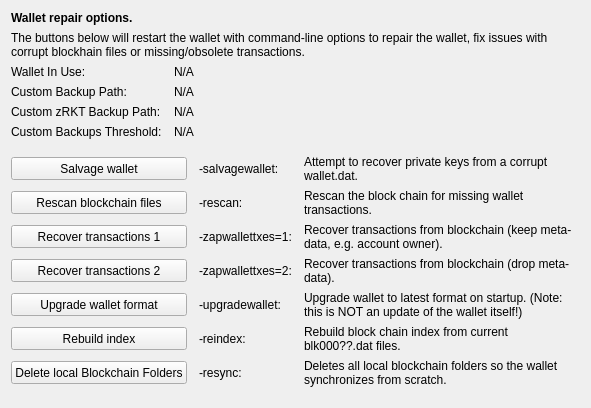
     <widget class="QWidget" name="tab_repair">
      <attribute name="title">
       <string>&amp;Wallet Repair</string>
      </attribute>
      <layout class="QGridLayout" name="gridLayout_4" columnstretch="0,0,0,0">
       <property name="horizontalSpacing">
        <number>12</number>
       </property>
       <item row="0" column="0" colspan="4">
        <widget class="QLabel" name="label_repair_header">
         <property name="font">
          <font>
           <weight>75</weight>
           <bold>true</bold>
          </font>
         </property>
         <property name="text">
          <string>Wallet repair options.</string>
         </property>
        </widget>
       </item>
       <item row="1" column="0" colspan="4">
        <widget class="QLabel" name="label_repair_helptext">
         <property name="font">
          <font>
           <weight>50</weight>
           <bold>false</bold>
          </font>
         </property>
         <property name="text">
          <string>The buttons below will restart the wallet with command-line options to repair the wallet, fix issues with corrupt blockhain files or missing/obsolete transactions.</string>
         </property>
         <property name="wordWrap">
          <bool>true</bool>
         </property>
        </widget>
       </item>
       <item row="2" column="0">
        <widget class="QLabel" name="wallet_path_label">
         <property name="text">
          <string>Wallet In Use:</string>
         </property>
        </widget>
       </item>
       <item row="2" column="1" colspan="3">
        <widget class="QLabel" name="wallet_path">
         <property name="cursor">
          <cursorShape>IBeamCursor</cursorShape>
         </property>
         <property name="text">
          <string>N/A</string>
         </property>
         <property name="textFormat">
          <enum>Qt::PlainText</enum>
         </property>
         <property name="textInteractionFlags">
          <set>Qt::LinksAccessibleByMouse|Qt::TextSelectableByKeyboard|Qt::TextSelectableByMouse</set>
         </property>
        </widget>
       </item>
       <item row="3" column="0">
        <widget class="QLabel" name="wallet_custombackuppath_label">
         <property name="visible">
          <bool>false</bool>
         </property>
         <property name="text">
          <string>Custom Backup Path:</string>
         </property>
        </widget>
       </item>
       <item row="3" column="1" colspan="3">
        <widget class="QLabel" name="wallet_custombackuppath">
         <property name="cursor">
          <cursorShape>IBeamCursor</cursorShape>
         </property>
         <property name="visible">
          <bool>false</bool>
         </property>
         <property name="text">
          <string>N/A</string>
         </property>
         <property name="textFormat">
          <enum>Qt::PlainText</enum>
         </property>
         <property name="textInteractionFlags">
          <set>Qt::LinksAccessibleByMouse|Qt::TextSelectableByKeyboard|Qt::TextSelectableByMouse</set>
         </property>
        </widget>
       </item>
       <item row="4" column="0">
        <widget class="QLabel" name="wallet_customzrktbackuppath_label">
         <property name="visible">
          <bool>false</bool>
         </property>
         <property name="text">
          <string>Custom zRKT Backup Path:</string>
         </property>
        </widget>
       </item>
       <item row="4" column="1" colspan="3">
        <widget class="QLabel" name="wallet_customzrktbackuppath">
         <property name="cursor">
          <cursorShape>IBeamCursor</cursorShape>
         </property>
         <property name="visible">
          <bool>false</bool>
         </property>
         <property name="text">
          <string>N/A</string>
         </property>
         <property name="textFormat">
          <enum>Qt::PlainText</enum>
         </property>
         <property name="textInteractionFlags">
          <set>Qt::LinksAccessibleByMouse|Qt::TextSelectableByKeyboard|Qt::TextSelectableByMouse</set>
         </property>
        </widget>
       </item>
       <item row="5" column="0">
        <widget class="QLabel" name="wallet_custombackupthreshold_label">
         <property name="visible">
          <bool>false</bool>
         </property>
         <property name="text">
          <string>Custom Backups Threshold:</string>
         </property>
        </widget>
       </item>
       <item row="5" column="1" colspan="3">
        <widget class="QLabel" name="wallet_custombackupthreshold">
         <property name="cursor">
          <cursorShape>IBeamCursor</cursorShape>
         </property>
         <property name="visible">
          <bool>false</bool>
         </property>
         <property name="text">
          <string>N/A</string>
         </property>
         <property name="textFormat">
          <enum>Qt::PlainText</enum>
         </property>
         <property name="textInteractionFlags">
          <set>Qt::LinksAccessibleByMouse|Qt::TextSelectableByKeyboard|Qt::TextSelectableByMouse</set>
         </property>
        </widget>
       </item>
       <item row="6" column="0">
        <spacer name="verticalSpacer_repair1">
         <property name="orientation">
          <enum>Qt::Vertical</enum>
         </property>
         <property name="sizeHint" stdset="0">
          <size>
           <width>10</width>
           <height>10</height>
          </size>
         </property>
        </spacer>
       </item>
       <item row="7" column="0" colspan="2">
        <widget class="QPushButton" name="btn_salvagewallet">
         <property name="minimumSize">
          <size>
           <width>100</width>
           <height>23</height>
          </size>
         </property>
         <property name="text">
          <string>Salvage wallet</string>
         </property>
        </widget>
       </item>
       <item row="7" column="2">
        <widget class="QLabel" name="label_repair_salvage_command">
         <property name="text">
          <string notr="true">-salvagewallet:</string>
         </property>
        </widget>
       </item>
       <item row="7" column="3">
        <widget class="QLabel" name="label_repair_salvage">
         <property name="text">
          <string>Attempt to recover private keys from a corrupt wallet.dat.</string>
         </property>
         <property name="wordWrap">
          <bool>true</bool>
         </property>
        </widget>
       </item>
       <item row="8" column="0" colspan="2">
        <widget class="QPushButton" name="btn_rescan">
         <property name="minimumSize">
          <size>
           <width>100</width>
           <height>23</height>
          </size>
         </property>
         <property name="text">
          <string>Rescan blockchain files</string>
         </property>
        </widget>
       </item>
       <item row="8" column="2">
        <widget class="QLabel" name="label_repair_rescan_command">
         <property name="text">
          <string notr="true">-rescan:</string>
         </property>
        </widget>
       </item>
       <item row="8" column="3">
        <widget class="QLabel" name="label_repair_rescan">
         <property name="text">
          <string>Rescan the block chain for missing wallet transactions.</string>
         </property>
         <property name="wordWrap">
          <bool>true</bool>
         </property>
        </widget>
       </item>
       <item row="9" column="0" colspan="2">
        <widget class="QPushButton" name="btn_zapwallettxes1">
         <property name="minimumSize">
          <size>
           <width>100</width>
           <height>23</height>
          </size>
         </property>
         <property name="text">
          <string>Recover transactions 1</string>
         </property>
        </widget>
       </item>
       <item row="9" column="2">
        <widget class="QLabel" name="label_repair_zap1_command">
         <property name="text">
          <string notr="true">-zapwallettxes=1:</string>
         </property>
        </widget>
       </item>
       <item row="9" column="3">
        <widget class="QLabel" name="label_repair_zap1">
         <property name="text">
          <string>Recover transactions from blockchain (keep meta-data, e.g. account owner).</string>
         </property>
         <property name="wordWrap">
          <bool>true</bool>
         </property>
        </widget>
       </item>
       <item row="10" column="0" colspan="2">
        <widget class="QPushButton" name="btn_zapwallettxes2">
         <property name="minimumSize">
          <size>
           <width>100</width>
           <height>23</height>
          </size>
         </property>
         <property name="text">
          <string>Recover transactions 2</string>
         </property>
        </widget>
       </item>
       <item row="10" column="2">
        <widget class="QLabel" name="label_repair_zap2_command">
         <property name="text">
          <string notr="true">-zapwallettxes=2:</string>
         </property>
        </widget>
       </item>
       <item row="10" column="3">
        <widget class="QLabel" name="label_repair_zap2">
         <property name="text">
          <string>Recover transactions from blockchain (drop meta-data).</string>
         </property>
         <property name="wordWrap">
          <bool>true</bool>
         </property>
        </widget>
       </item>
       <item row="11" column="0" colspan="2">
        <widget class="QPushButton" name="btn_upgradewallet">
         <property name="minimumSize">
          <size>
           <width>100</width>
           <height>23</height>
          </size>
         </property>
         <property name="text">
          <string>Upgrade wallet format</string>
         </property>
        </widget>
       </item>
       <item row="11" column="2">
        <widget class="QLabel" name="label_repair_upgrade_command">
         <property name="text">
          <string notr="true">-upgradewallet:</string>
         </property>
        </widget>
       </item>
       <item row="11" column="3">
        <widget class="QLabel" name="label_repair_upgrade">
         <property name="text">
          <string>Upgrade wallet to latest format on startup. (Note: this is NOT an update of the wallet itself!)</string>
         </property>
         <property name="wordWrap">
          <bool>true</bool>
         </property>
        </widget>
       </item>
       <item row="12" column="0" colspan="2">
        <widget class="QPushButton" name="btn_reindex">
         <property name="minimumSize">
          <size>
           <width>100</width>
           <height>23</height>
          </size>
         </property>
         <property name="text">
          <string>Rebuild index</string>
         </property>
        </widget>
       </item>
       <item row="12" column="2">
        <widget class="QLabel" name="label_repair_reindex_command">
         <property name="text">
          <string notr="true">-reindex:</string>
         </property>
        </widget>
       </item>
       <item row="12" column="3">
        <widget class="QLabel" name="label_repair_reindex">
         <property name="text">
          <string>Rebuild block chain index from current blk000??.dat files.</string>
         </property>
         <property name="wordWrap">
          <bool>true</bool>
         </property>
        </widget>
       </item>
       <item row="13" column="0" colspan="2">
        <widget class="QPushButton" name="btn_resync">
         <property name="minimumSize">
          <size>
           <width>100</width>
           <height>23</height>
          </size>
         </property>
         <property name="text">
          <string>Delete local Blockchain Folders</string>
         </property>
        </widget>
       </item>
       <item row="13" column="2">
        <widget class="QLabel" name="label_repair_resync_command">
         <property name="text">
          <string>-resync:</string>
         </property>
        </widget>
       </item>
       <item row="13" column="3">
        <widget class="QLabel" name="label_repair_resync">
         <property name="text">
          <string>Deletes all local blockchain folders so the wallet synchronizes from scratch.</string>
         </property>
         <property name="wordWrap">
          <bool>true</bool>
         </property>
        </widget>
       </item>
       <item row="14" column="0">
        <spacer name="verticalSpacer_repair2">
         <property name="orientation">
          <enum>Qt::Vertical</enum>
         </property>
         <property name="sizeHint" stdset="0">
          <size>
           <width>20</width>
           <height>10</height>
          </size>
         </property>
        </spacer>
       </item>
      </layout>
     </widget>
